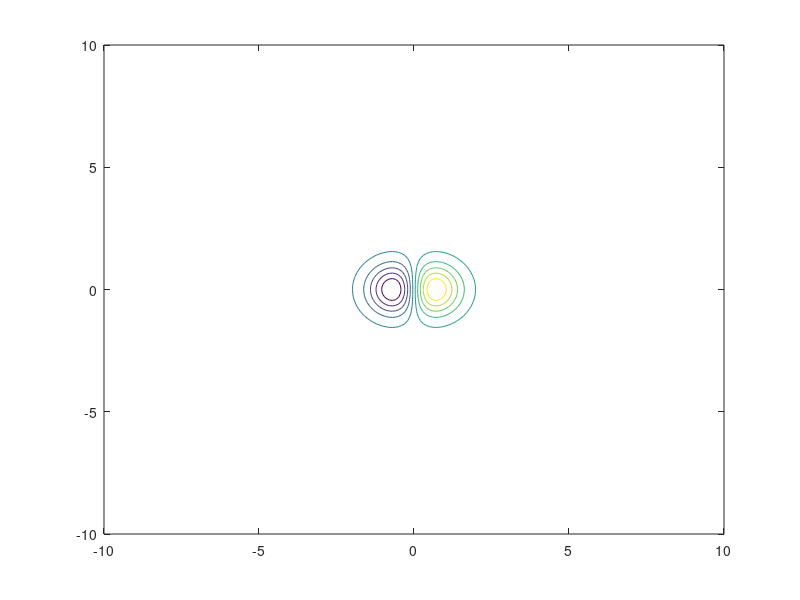

Here is the MATLAB script that generated this plot: (Note: this script raises an error after producing the figure.)
clear all;
close all;
clc;

fun = @(x) x(1).*exp(-x(1).^2 - x(2).^2);
x = -10 : 0.1 : 10;
y = -10 : 0.1 : 10;
[xr, yr] = meshgrid(x, y);

figure(1);
contour(xr, yr, xr.*exp(-xr.^2 - yr.^2));

[x0, y0] = ginput(1);
hold on;
plot(x0, y0, 'r*');


currPos = [x0; y0];
I = [1 0 -1 0; 0 1 0 -1]; % 4 direction matrix
L = 0.5;
MaxIter = 1000;
tempFvals = [0, 0, 0, 0];
allCords = [currPos(1), currPos(2), fun(currPos)];

for i = 1 : MaxIter

    for j = 1 : 4
       temp = currPos + L * I(:, j);
       tempCords(j, 1) = temp(1);
       tempCords(j, 2) = temp(2);
       tempFvals(j) = fun([tempCords(j, 1), tempCords(j, 2)]);
    end
    
    minFvalPos = 1;
    
    for k = 2 : 4
        if tempFvals(k) < tempFvals(minFvalPos)
           minFvalPos = k; 
        end
    end
    
    plot(tempCords(minFvalPos, 1), tempCords(minFvalPos, 2), '.g');
    currPos = [tempCords(minFvalPos, 1); tempCords(minFvalPos, 2)];
    allCords = [allCords; currPos(1), currPos(2), fun(currPos)];
end

plot(allCords(:, 1), allCords(:, 2));

figure(2);
mesh(xr, yr, xr.*exp(-xr.^2 - yr.^2));
hold on;
plot3(allCords(1, 1), allCords(1, 2), allCords(1, 3), '*g');
plot3(allCords(:, 1), allCords(:, 2), allCords(:, 3), '-b');
plot3(allCords(size(allCords, 1), 1), allCords(size(allCords, 1), 2), allCords(size(allCords, 1), 3), '*r')